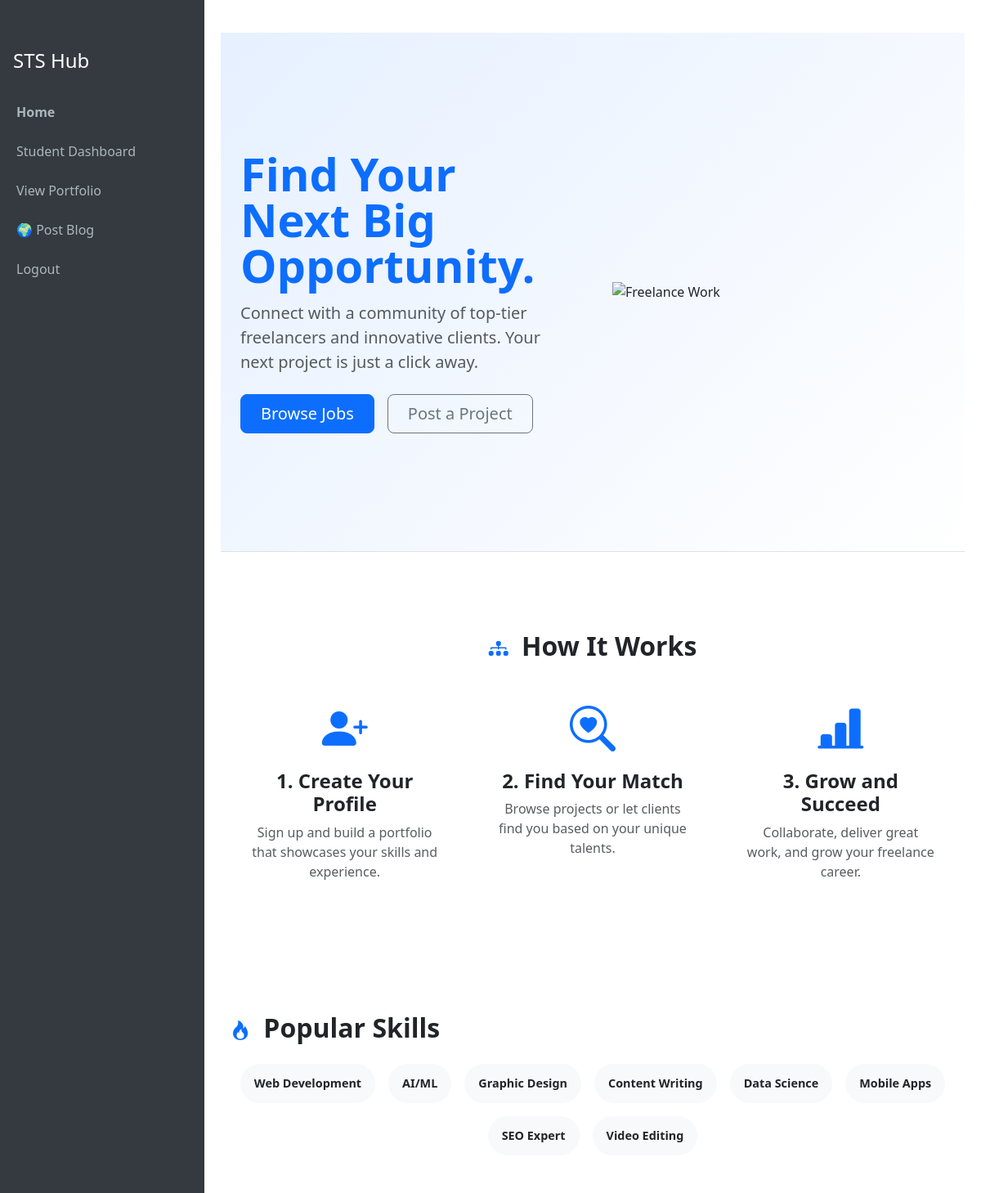
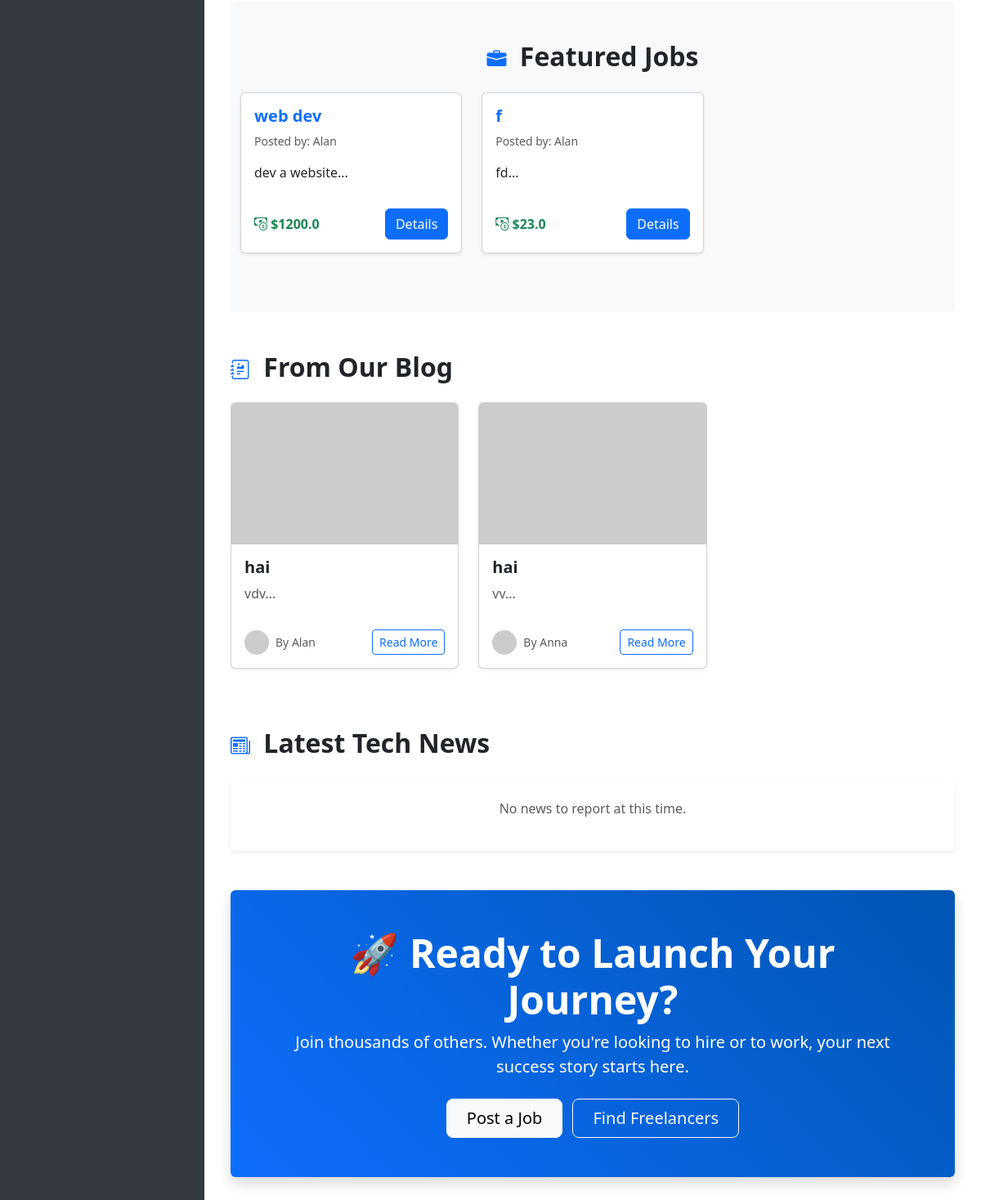
The app's page / (signed in) with its own data (2 pictures, top to bottom).
### models.py (models this page shows, shortened)
class Job(db.Model):
    id = db.Column(db.Integer, primary_key=True)
    client_id = db.Column(db.Integer, db.ForeignKey("user.id"), nullable=False)
    title = db.Column(db.String(255), nullable=False)
    description = db.Column(db.Text, nullable=False)
    budget = db.Column(db.Float, nullable=False)
    status = db.Column(db.String(50), default="open")
    created_at = db.Column(db.DateTime, default=datetime.utcnow)
    client = db.relationship("User", foreign_keys=[client_id])

class User(db.Model, UserMixin):
    id = db.Column(db.Integer, primary_key=True)
    username = db.Column(db.String(80), unique=False,nullable=False)
    password = db.Column(db.String(200), nullable=False)
    role = db.Column(db.String(20), nullable=False)
    status = db.Column(db.String(20), default="pending")
    badge = db.Column(db.String(100), default=None)
    bio = db.Column(db.Text, default="")
    skills = db.Column(db.Text, default="")
    resume = db.Column(db.String(200), default=None)
    profile_pic = db.Column(db.String(200), default="static/default_avatar.png")
    email = db.Column(db.String(120), unique=True, nullable=True)
    college_id = db.Column(db.String(200), nullable=True)
    company_name = db.Column(db.String(200), nullable=True)
    company_address = db.Column(db.String(300), nullable=True)
    contact_number = db.Column(db.String(50), nullable=True)
    website = db.Column(db.String(200), nullable=True)
    proof_file = db.Column(db.String(200), nullable=True)  # uploaded proof doc

class Blog(db.Model):
    id = db.Column(db.Integer, primary_key=True)
    author_id = db.Column(db.Integer, db.ForeignKey("user.id"), nullable=False)
    title = db.Column(db.String(200), nullable=False)
    content = db.Column(db.Text, nullable=False)
    status = db.Column(db.String(20), default="pending")  # pending, approved, rejected
    created_at = db.Column(db.DateTime, default=datetime.utcnow)
    author = db.relationship("User", backref="blogs")

### routes/auth_routes.py (the view)
@auth_bp.route("/")
def index():
    blogs = Blog.query.filter_by(status="approved").order_by(Blog.created_at.desc()).all()
    jobs = []
    user_posts = []
    if current_user.is_authenticated:
        if current_user.role == "Student":
            jobs = Job.query.filter_by(status="open").order_by(Job.created_at.desc()).all()
            user_posts = Blog.query.join(User).filter(User.role == "Client", Blog.status=="approved").order_by(Blog.created_at.desc()).all()
        elif current_user.role == "Client":
            user_posts = Blog.query.join(User).filter(User.role == "Student", Blog.status=="approved").order_by(Blog.created_at.desc()).all()
    return render_template("index.html", blogs=blogs, jobs=jobs, user_posts=user_posts)

### app.py (called while the page is built)
@login_manager.user_loader
def load_user(user_id):
    return User.query.get(int(user_id))

### templates/index.html (shortened to what this page needs)
{% extends "base.html" %}
{% block content %}
<div class="hero-gradient py-5 border-bottom">
  <div class="container col-xxl-8 px-4 py-5">
    <div class="row flex-lg-row-reverse align-items-center g-5 py-5">
      <div class="col-10 col-sm-8 col-lg-6">
        <img src="{{ url_for('static', filename='images/freelancer_banner.png') }}"
             class="d-block mx-lg-auto img-fluid" alt="Freelance Work" loading="lazy">
      </div>
      <div class="col-lg-6">
        <h1 class="display-4 fw-bold lh-1 mb-3 text-primary">Find Your Next Big Opportunity.</h1>
        <p class="lead text-muted">Connect with a community of top-tier freelancers and innovative clients. Your next project is just a click away.</p>
        <div class="d-grid gap-2 d-md-flex justify-content-md-start mt-4">
          <a href="{{ url_for('student.dashboard') }}" class="btn btn-primary btn-lg px-4 me-md-2">Browse Jobs</a>
          <a href="{{ url_for('client.post_job') }}" class="btn btn-outline-secondary btn-lg px-4">Post a Project</a>
        </div>
      </div>
    </div>
  </div>
</div>
<div class="container my-5">
  <section class="mb-5 py-5 text-center">
    <h2 class="fw-bold mb-4"><i class="bi bi-diagram-3-fill section-icon"></i> How It Works</h2>
    <div class="row">
      <div class="col-md-4 mb-4">
        <div class="p-4">
          <div class="display-4 text-primary mb-3"><i class="bi bi-person-plus-fill"></i></div>
          <h4 class="fw-bold">1. Create Your Profile</h4>
          <p class="text-muted">Sign up and build a portfolio that showcases your skills and experience.</p>
        </div>
      </div>
      <div class="col-md-4 mb-4">
        <div class="p-4">
          <div class="display-4 text-primary mb-3"><i class="bi bi-search-heart"></i></div>
          <h4 class="fw-bold">2. Find Your Match</h4>
          <p class="text-muted">Browse projects or let clients find you based on your unique talents.</p>
        </div>
      </div>
      <div class="col-md-4 mb-4">
        <div class="p-4">
          <div class="display-4 text-primary mb-3"><i class="bi bi-bar-chart-line-fill"></i></div>
          <h4 class="fw-bold">3. Grow and Succeed</h4>
          <p class="text-muted">Collaborate, deliver great work, and grow your freelance career.</p>
        </div>
      </div>
    </div>
  </section>
  <section class="mb-5">
    <h2 class="fw-bold mb-4"><i class="bi bi-fire section-icon"></i> Popular Skills</h2>
    <div class="d-flex flex-wrap gap-3 justify-content-center">
      {% for skill in ["Web Development", "AI/ML", "Graphic Design", "Content Writing", "Data Science", "Mobile Apps", "SEO Expert", "Video Editing"] %}
        <a href="#" class="badge rounded-pill bg-light text-dark p-3 text-decoration-none skill-badge">{{ skill }}</a>
      {% endfor %}
    </div>
  </section>
  <section class="mb-5 py-5 bg-light rounded">
    <div class="container">
      <h2 class="fw-bold mb-4 text-center"><i class="bi bi-briefcase-fill section-icon"></i> Featured Jobs</h2>
      <div class="row">
        {% for job in jobs %}
        <div class="col-lg-4 col-md-6 mb-4">
          <div class="card shadow-sm h-100 card-hover">
            <div class="card-body d-flex flex-column">
              <h5 class="card-title fw-bold text-primary">{{ job.title }}</h5>
              <p class="text-muted small mb-3">Posted by: {{ job.client.username }}</p>
              <p class="card-text">{{ job.description[:100] }}...</p>
              <div class="mt-auto pt-3 d-flex justify-content-between align-items-center">
                <span class="fw-bold text-success"><i class="bi bi-cash-coin"></i> ${{ job.budget }}</span>
                <a href="{{ url_for('student.job_detail', job_id=job.id) }}" class="btn btn-primary">Details</a>
              </div>
            </div>
          </div>
        </div>
        {% else %}
          <p class="text-center text-muted">No featured jobs available right now. Be the first to post one!</p>
        {% endfor %}
      </div>
    </div>
  </section>
  <section class="mb-5">
    <h2 class="fw-bold mb-4"><i class="bi bi-journal-richtext section-icon"></i> From Our Blog</h2>
    <div class="row">
      {% for blog in blogs %}
      <div class="col-lg-4 col-md-6 mb-4">
        <div class="card shadow-sm h-100 card-hover">
          <img src="https://via.placeholder.com/400x250" class="card-img-top" alt="Blog Post Image">
          <div class="card-body d-flex flex-column">
            <h5 class="card-title fw-bold">{{ blog.title }}</h5>
            <p class="card-text text-muted">{{ blog.content[:100] }}...</p>
            <div class="mt-auto pt-3 d-flex justify-content-between align-items-center">
              <small class="text-muted d-flex align-items-center">
                <img src="https://via.placeholder.com/30" class="rounded-circle me-2" alt="author">
                By {{ blog.author.username }}
              </small>
              <a href="{{ url_for('blog.all_blogs') }}" class="btn btn-outline-primary btn-sm">Read More</a>
            </div>
          </div>
        </div>
      </div>
      {% else %}
        <p class="text-center text-muted">No blogs have been published yet.</p>
      {% endfor %}
    </div>
  </section>
  <section class="mb-5">
    <h2 class="fw-bold mb-4"><i class="bi bi-newspaper section-icon"></i> Latest Tech News</h2>
    <div class="list-group shadow-sm">
      {% for news in tech_news %}
      <a href="#" class="list-group-item list-group-item-action d-flex gap-3 py-3" aria-current="true">
        <i class="bi bi-laptop fs-2 text-primary"></i>
        <div class="d-flex gap-2 w-100 justify-content-between">
          <div>
            <h6 class="mb-0 fw-bold">{{ news.title }}</h6>
            <p class="mb-0 opacity-75">{{ news.content[:120] }}...</p>
          </div>
          <small class="opacity-50 text-nowrap">{{ news.created_at.strftime('%b %d') }}</small>
        </div>
      </a>
      {% else %}
        <p class="text-center text-muted p-4">No news to report at this time.</p>
      {% endfor %}
    </div>
  </section>
  <section class="text-center cta-gradient text-white p-5 rounded shadow">
    <div class="container">
      <h2 class="display-5 fw-bold">🚀 Ready to Launch Your Journey?</h2>
      <p class="lead">Join thousands of others. Whether you're looking to hire or to work, your next success story starts here.</p>
      <div class="mt-4">
        <a href="{{ url_for('client.post_job') }}" class="btn btn-light btn-lg me-2 px-4">Post a Job</a>
        <a href="{{ url_for('student.dashboard') }}" class="btn btn-outline-light btn-lg px-4">Find Freelancers</a>
      </div>
    </div>
  </section>
</div>
{% endblock %}

### templates/base.html (style rules this page uses)
body { min-height: 100vh; display: flex; flex-direction: row; }

### templates/index.html (style rules this page uses)
.hero-gradient { background: linear-gradient(135deg, rgba(230, 240, 255, 1) 0%, rgba(255, 255, 255, 1) 100%); }
.card-hover { transition: transform 0.3s ease-in-out, box-shadow 0.3s ease-in-out; }
.skill-badge { font-size: 0.9rem; transition: all 0.2s ease; border: 1px solid transparent; }
.cta-gradient { background: linear-gradient(45deg, var(--bs-primary), #0056b3); }
.section-icon { font-size: 1.5rem; margin-right: 0.5rem; vertical-align: middle; color: var(--bs-primary); }

### records on screen
Job: title "web dev", client.username "Alan", description "dev a website", budget "1200.0"
Job: title "f", client.username "Alan", description "fd", budget "23.0"
Blog: title "hai", content "vdv", author.username "Alan"
Blog: title "hai", content "vv", author.username "Anna"

### other values on screen
{{ skill }} "Web Development" "AI/ML" "Graphic Design" "Content Writing" "Data Science" "Mobile Apps" "SEO Expert" "Video Editing"
